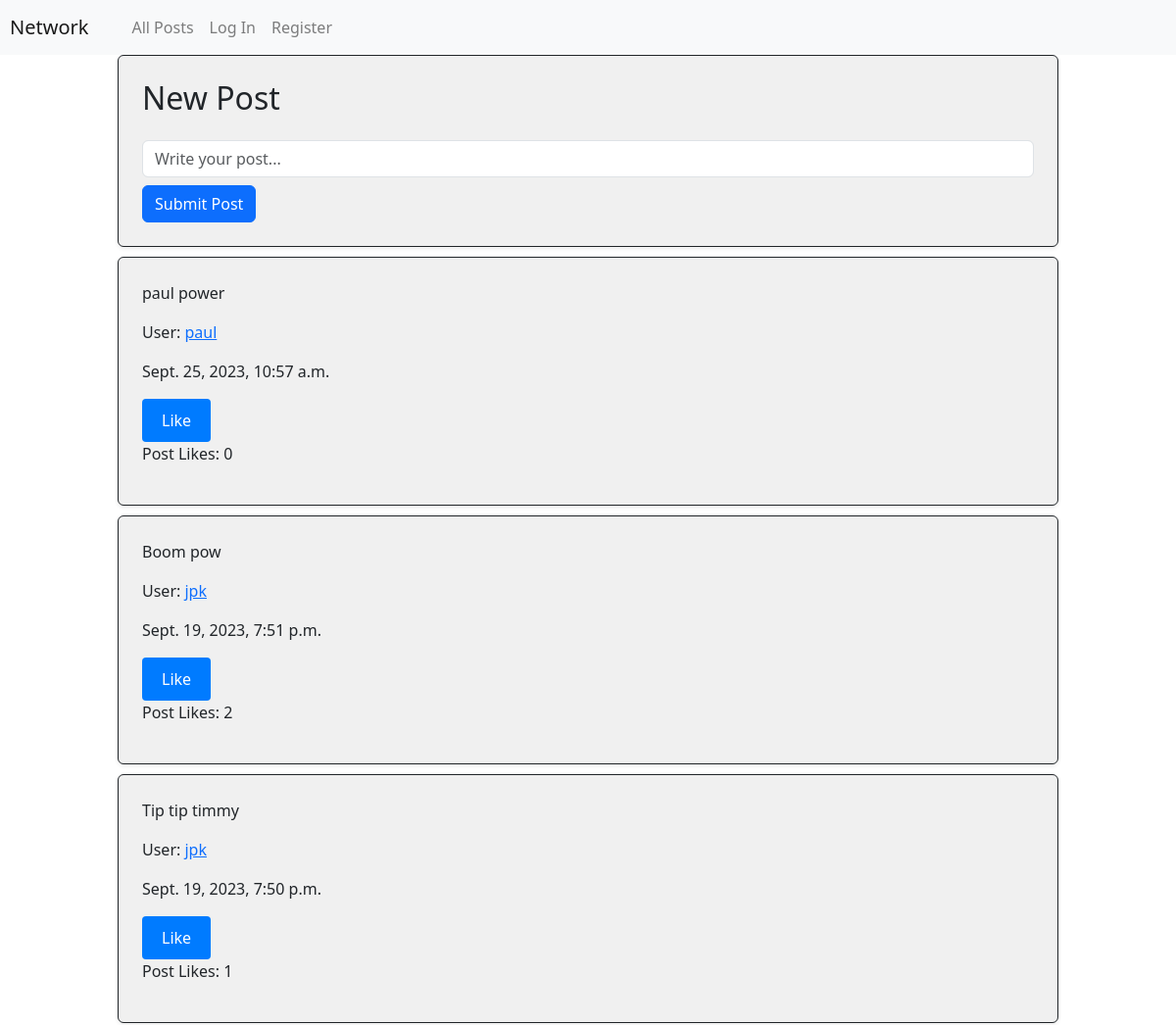
The app's page / (upper part), older data.
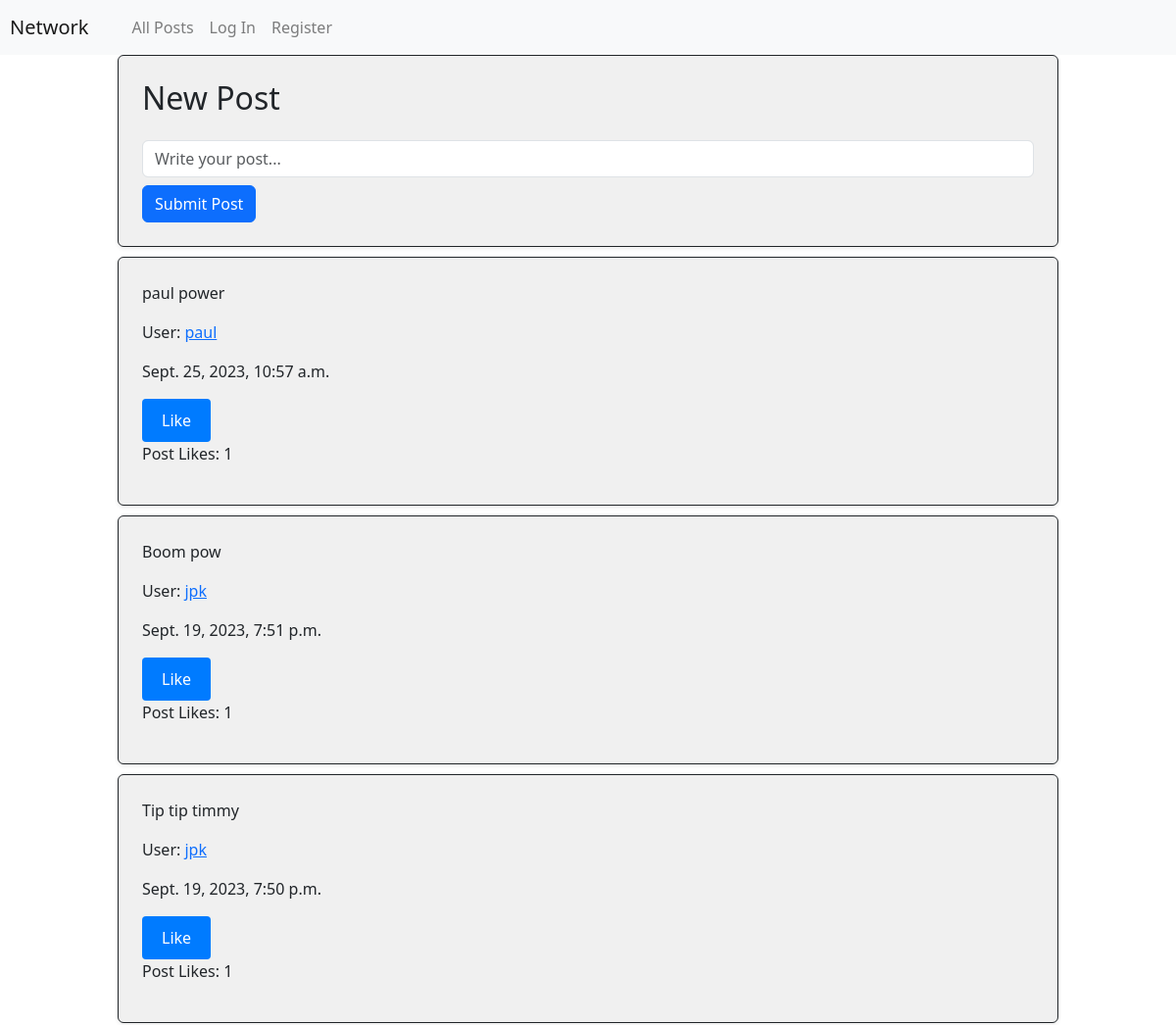
The same page, newer data.
### network/models.py (models this page shows, shortened)
class Post(models.Model):
    user = models.ForeignKey(User, on_delete=models.CASCADE)
    text = models.TextField(verbose_name="Post Text")
    timeStamp = models.DateTimeField(auto_now_add=True)
    likeCount = models.IntegerField(blank=True, null=True)

class User(AbstractUser):
    pass

### network/views.py (the view)
# urls.py: path("", views.index, name="index"),
def index(request):
    allPost = Post.objects.all().order_by('-timeStamp')
    paginator = Paginator(allPost, 10)
    page_number = request.GET.get('page')
    page_obj = paginator.get_page(page_number)
    has_previous_page = page_obj.has_previous
    userLikes = PostLike.objects.filter(user=request.user.id, currentLike=True)
    userLikesPostId = []
    for likes in userLikes:
            likeId = likes.post
            userLikesPostId.append(likeId)
    return render(request, "network/index.html", {
        "allPost": allPost,
        "page_obj": page_obj,
        "has_previous_page": has_previous_page,
        "userLikes": userLikesPostId
    })

### network/templates/network/index.html (shortened to what this page needs)
{% extends "network/layout.html" %}
{% load static %}
{% block body %}
    <div id="newPost" class="border border-dark p-4 rounded shadow-sm" style="width: 80%; margin: 0 auto; background-color: #f0f0f0;">
        <form method="post" action="{% url 'post' %}">
            <h2 class="mb-4">New Post</h2>
            <div class="d-flex flex-column align-items-center">
                <input id="newPostBox" class="form-control mb-2" type="text" name="newPostBox" placeholder="Write your post...">
                <button type="submit" id="newPostSubmit" style="align-self: flex-start;" class="btn btn-primary">Submit Post</button>
            </div>
        </form>
    </div>
    {% for post in page_obj %}
    <div id="postPage" class="border border-dark p-4 rounded shadow-sm" style="width: 80%; margin: 10px auto; background-color: #f0f0f0; padding: 10px;">
        <p>{{ post.text }}</p>
        <p>User: <a href="{% url 'user' post.user.id %}">{{ post.user.username }}</a></p>
        <p>{{ post.timeStamp }}</p>
        <button type="submit" id="postLike" class="post-like-button" data-post-id="{{ post.id }}" data-user-id="{{ post.user.id }}">
            {% if post in userLikes %}
                Unlike
            {% else %}
                Like
            {% endif %}
        </button>
        <p id="postLikeCount-{{ post.id }}">Post Likes: {% if post.likeCount == None %}
            0
        {% else %}
            {{ post.likeCount }}
        {% endif %}</p>
    </div>
    {% endfor %}
{% endblock %}

Row changes from the older to the newer data that the page shows:
changed Post "paul power": likeCount "0" → "1"
changed Post "Boom pow": likeCount "2" → "1"
